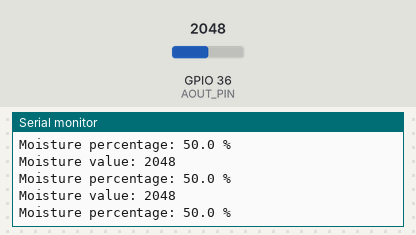
A sketch run on a simulated ESP32. On the bench: the last lines printed to the serial monitor. The test bench sets the inputs (shaded band); at power-on: GPIO 36 (AOUT_PIN) = 2048.

Above: at 1.3 s.
1.4 s: GPIO 36 (AOUT_PIN) set to 2866
At 1.9 s:
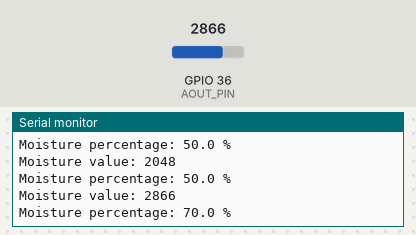
2.9 s: GPIO 36 (AOUT_PIN) set to 3603
At 3.4 s:
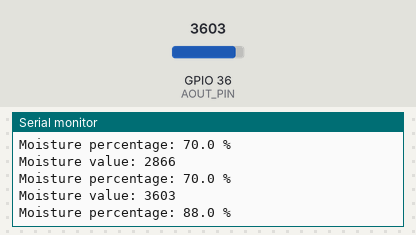
Timing chart, 0 to 5.9 s (numbered marks = the images above; inputs shaded):
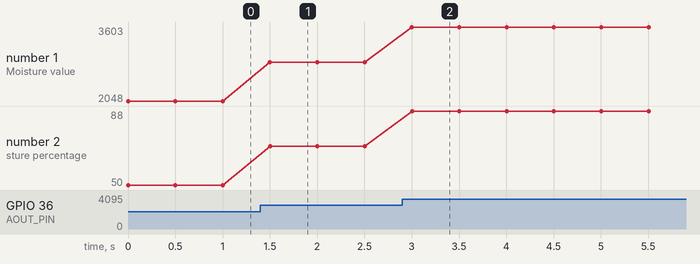

Measured:
- after the input at 1.4 s, the serial monitor: prints a new line after 0.10 s (image 1)
- after the input at 2.9 s, the serial monitor: prints a new line after 0.10 s (image 2)
- plotted number 1: 2048 → 2866 after the input at 1.4 s, 2866 → 3603 after the input at 2.9 s
- plotted number 2: 50 → 70 after the input at 1.4 s, 70 → 88 after the input at 2.9 s

The sketch:

soil_moisture_02.ino
```cpp
#define AOUT_PIN 36 // ESP32 pin GPIO36 (ADC0) that connects to AOUT pin of moisture sensor

void setup() {
  Serial.begin(9600);
  // set the ADC attenuation to 11 dB (up to ~3.3V input)
  analogSetAttenuation(ADC_11db);
}

void loop() {
  int value = analogRead(AOUT_PIN); // read the analog value from sensor

  // Convert the ADC value to percentage
  float percentage = (value / 4095.0) * 100.0;

  Serial.print("Moisture value: ");
  Serial.println(value); // Raw ADC value

  Serial.print("Moisture percentage: ");
  Serial.print(percentage, 1); // Percentage with 1 decimal precision
  Serial.println(" %");

  delay(500);
}
```
